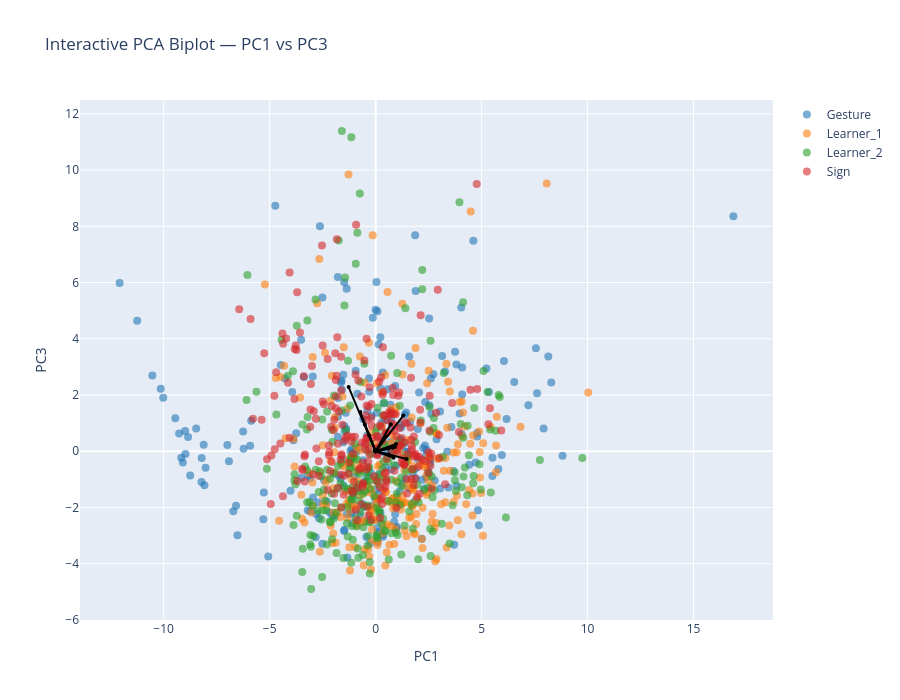

The notebook cell this image was saved under:
### Markdown cell above
### Biplot PC1-PC3

### Code cell
pcs_to_plot = [1, 3]  # PC1–PC2

sig_features_GS = (
    df_sig_vars_GS[
        (df_sig_vars_GS["sig_loading"]) &
        (df_sig_vars_GS["PC"].isin(pcs_to_plot))
    ]["feature"]
    .unique()
)

feature_names = df_clean.columns[:-1]
selected_vars = [feature_names.get_loc(f) for f in sig_features_GS if f in feature_names]

arrow_strength = (
    df_sig_vars_GS[df_sig_vars_GS["PC"].isin(pcs_to_plot)]
    .groupby("feature")["index_loading"]
    .mean()
    .to_dict()
)

interactive_PCA_biplot(
    score=x_new_GS, 
    coeff=loadings_GS, 
    labels=feature_names, 
    y=y, 
    selected_vars=selected_vars, 
    pc_x=pcs_to_plot[0], pc_y=pcs_to_plot[1],
    show_labels=False,
    le=le,
    arrow_strength=arrow_strength
)

# static plot
static_PCA_biplot(
    score=x_new_GS, 
    coeff=loadings_GS, 
    labels=feature_names, 
    y=y, 
    selected_vars=selected_vars, 
    pc_x=pcs_to_plot[0], pc_y=pcs_to_plot[1],
    show_labels=False,
    arrow_strength=arrow_strength,
    le=le,
    save_path=os.path.join(curfolder, "Plots", "PCA_GS_all_PC1_3_biplot.png")
)

### Figure 1 — Plotly figure (JSON) as saved in the notebook; plotly's stock layout.template omitted (floating-point values rounded to 4 significant figures; data arrays with more than 128 entries replaced by an {"elided": "..."} marker saying what was removed)
{"data": [{"hoverinfo": "text", "marker": {"color": "#1f77b4", "opacity": 0.6, "size": 8}, "mode": "markers", "name": "Gesture", "showlegend": true, "text": {"elided": "250 str values"}, "type": "scatter", "x": {"elided": "250 float values"}, "y": {"elided": "250 float values"}}, {"hoverinfo": "text", "marker": {"color": "#ff7f0e", "opacity": 0.6, "size": 8}, "mode": "markers", "name": "Learner_1", "showlegend": true, "text": {"elided": "249 str values"}, "type": "scatter", "x": {"elided": "249 float values"}, "y": {"elided": "249 float values"}}, {"hoverinfo": "text", "marker": {"color": "#2ca02c", "opacity": 0.6, "size": 8}, "mode": "markers", "name": "Learner_2", "showlegend": true, "text": {"elided": "247 str values"}, "type": "scatter", "x": {"elided": "247 float values"}, "y": {"elided": "247 float values"}}, {"hoverinfo": "text", "marker": {"color": "#d62728", "opacity": 0.6, "size": 8}, "mode": "markers", "name": "Sign", "showlegend": true, "text": {"elided": "243 str values"}, "type": "scatter", "x": {"elided": "243 float values"}, "y": {"elided": "243 float values"}}, {"hoverinfo": "text", "hovertext": "fine__handshape__fingertip_spread_mean", "line": {"color": "black"}, "marker": {"size": 4}, "mode": "lines+markers", "showlegend": false, "textposition": "top center", "type": "scatter", "x": [0, 0.7176], "y": [0, 0.9617]}, {"hoverinfo": "text", "hovertext": "fine__handshape__thumb_index_mean", "line": {"color": "black"}, "marker": {"size": 4}, "mode": "lines+markers", "showlegend": false, "textposition": "top center", "type": "scatter", "x": [0, 0.7932], "y": [0, 0.1304]}, {"hoverinfo": "text", "hovertext": "fine__variability__thumb_index_std", "line": {"color": "black"}, "marker": {"size": 4}, "mode": "lines+markers", "showlegend": false, "textposition": "top center", "type": "scatter", "x": [0, 0.845], "y": [0, -0.2266]}, {"hoverinfo": "text", "hovertext": "fine__handshape__mcp_tip_mean", "line": {"color": "black"}, "marker": {"size": 4}, "mode": "lines+markers", "showlegend": false, "textposition": "top center", "type": "scatter", "x": [0, -0.3022], "y": [0, 0.5641]}, {"hoverinfo": "text", "hovertext": "fine__variability__thumb_opposition_std", "line": {"color": "black"}, "marker": {"size": 4}, "mode": "lines+markers", "showlegend": false, "textposition": "top center", "type": "scatter", "x": [0, 1.307], "y": [0, 1.268]}, {"hoverinfo": "text", "hovertext": "fine__handshape__handshape_size_mean", "line": {"color": "black"}, "marker": {"size": 4}, "mode": "lines+markers", "showlegend": false, "textposition": "top center", "type": "scatter", "x": [0, 0.9069], "y": [0, 0.1501]}, {"hoverinfo": "text", "hovertext": "fine__variability__handshape_size_std", "line": {"color": "black"}, "marker": {"size": 4}, "mode": "lines+markers", "showlegend": false, "textposition": "top center", "type": "scatter", "x": [0, 0.9631], "y": [0, 0.2572]}, {"hoverinfo": "text", "hovertext": "fine__variability__handshape_variability", "line": {"color": "black"}, "marker": {"size": 4}, "mode": "lines+markers", "showlegend": false, "textposition": "top center", "type": "scatter", "x": [0, 1.466], "y": [0, -0.2708]}, {"hoverinfo": "text", "hovertext": "fine__magnitude__flexion_speed_mean", "line": {"color": "black"}, "marker": {"size": 4}, "mode": "lines+markers", "showlegend": false, "textposition": "top center", "type": "scatter", "x": [0, -1.272], "y": [0, 2.286]}, {"hoverinfo": "text", "hovertext": "fine__variability__flexion_speed_std", "line": {"color": "black"}, "marker": {"size": 4}, "mode": "lines+markers", "showlegend": false, "textposition": "top center", "type": "scatter", "x": [0, -0.7196], "y": [0, 1.393]}, {"hoverinfo": "text", "hovertext": "fine__coordination__finger_independence", "line": {"color": "black"}, "marker": {"size": 4}, "mode": "lines+markers", "showlegend": false, "textposition": "top center", "type": "scatter", "x": [0, 0.4823], "y": [0, 0.5311]}, {"hoverinfo": "text", "hovertext": "fine__variability__flexion_entropy", "line": {"color": "black"}, "marker": {"size": 4}, "mode": "lines+markers", "showlegend": false, "textposition": "top center", "type": "scatter", "x": [0, -0.5095], "y": [0, 0.9523]}, {"hoverinfo": "text", "hovertext": "fine__variability__fingertip_spread_std", "line": {"color": "black"}, "marker": {"size": 4}, "mode": "lines+markers", "showlegend": false, "textposition": "top center", "type": "scatter", "x": [0, 0.597], "y": [0, 0.09181]}, {"hoverinfo": "text", "hovertext": "fine__handshape__thumb_opposition_mean", "line": {"color": "black"}, "marker": {"size": 4}, "mode": "lines+markers", "showlegend": false, "textposition": "top center", "type": "scatter", "x": [0, 0.6173], "y": [0, -0.109]}], "layout": {"height": 700, "hovermode": "closest", "title": {"text": "Interactive PCA Biplot — PC1 vs PC3"}, "width": 900, "xaxis": {"title": {"text": "PC1"}}, "yaxis": {"title": {"text": "PC3"}}}}
